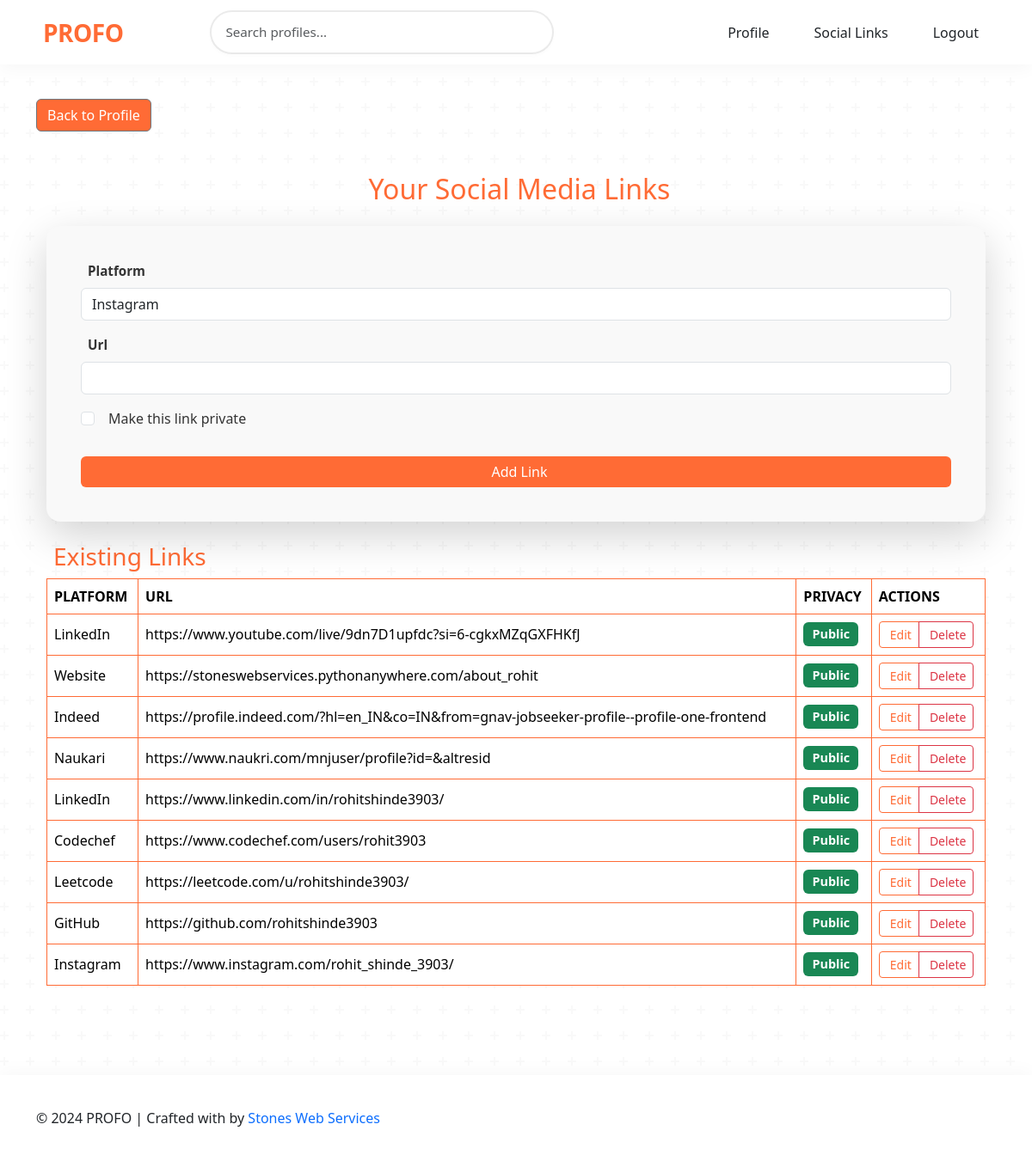
The app's page /users/social-links/ (signed in) with its own data.
### users/models.py (models this page shows, shortened)
class SocialMediaLink(models.Model):
    PLATFORM_CHOICES = [
        ('Facebook', 'Facebook'),
        ('Twitter', 'Twitter'),
        ('Instagram', 'Instagram'),
        ('LinkedIn', 'LinkedIn'),
        ('YouTube', 'YouTube'),
        ('GitHub', 'GitHub'),
        ('Website', 'Personal Website'),
        ('Leetcode', 'Leetcode'),
        ('Codechef', 'Codechef'),
        ('Naukari', 'Naukari'),
        ('Indeed', 'Indeed'),
        ('Other', 'Other'),
    ]
    user = models.ForeignKey(
        settings.AUTH_USER_MODEL,
        related_name='social_links',
        on_delete=models.CASCADE
    )
    platform = models.CharField(
        max_length=100,
        choices=PLATFORM_CHOICES,
        default='Instagram'
    )
    url = models.URLField(help_text="Enter the full URL (e.g., https://example.com)")
    description = models.CharField(
        max_length=255,
        blank=True,
        null=True,
        help_text="Optional description about the social media link"
    )
    click_count = models.PositiveIntegerField(default=0, editable=False)  # Track the number of clicks
    created_at = models.DateTimeField(auto_now_add=True)  # Automatically set the timestamp when created
    updated_at = models.DateTimeField(auto_now=True)  # Automatically update the timestamp when modified
    is_active = models.BooleanField(
        default=True,
        help_text="Uncheck this to disable the social media link."
    )
    is_private = models.BooleanField(
        default=False,
        help_text="Check this to make the link private."
    )
    class Meta:
        verbose_name = "Social Media Link"
        verbose_name_plural = "Social Media Links"
        ordering = ['-created_at']  # Default ordering: newest first

### users/views.py (the view)
# urls.py: path('social-links/', views.social_links, name='social_links'),  # Specific pattern
@login_required
def social_links(request):
    if request.method == 'POST':
        form = SocialMediaLinkForm(request.POST)
        if form.is_valid():
            social_link = form.save(commit=False)
            social_link.user = request.user
            try:
                if not validate_url(social_link.url):
                    raise ValidationError("Invalid URL format.")
            except ValidationError as e:
                form.add_error('url', str(e))
                messages.error(request, str(e))
                return render(request, 'users/social_links.html', {'form': form})
            if social_link.platform == 'Other':
                social_link.platform = form.cleaned_data['custom_platform']
            social_link.save()
            messages.success(request, 'Social media link added successfully!')
            return redirect('social_links')
    else:
        form = SocialMediaLinkForm()
    links = SocialMediaLink.objects.filter(user=request.user)
    return render(request, 'users/social_links.html', {'form': form, 'links': links})

### users/forms.py (shortened to what this page needs)
class SocialMediaLinkForm(forms.ModelForm):
    custom_platform = forms.CharField(
        max_length=100,
        required=False,
        widget=forms.TextInput(attrs={
            'class': 'form-control',
            'placeholder': 'Enter custom platform name'
        }),
    )
    class Meta:
        model = SocialMediaLink
        fields = ['platform', 'url', 'is_private']  # Added 'is_private'
        widgets = {
            'platform': forms.Select(attrs={'class': 'form-control'}),
            'url': forms.URLInput(attrs={'class': 'form-control'}),
            'is_private': forms.CheckboxInput(attrs={'class': 'form-check-input'}),
        }

### PROFO/context_processors.py (called while the page is built)
def unread_notifications_count(request):
    if request.user.is_authenticated:
        return {
            'unread_notifications_count': request.user.notifications.filter(is_read=False).count()
        }
    return {}

### users/templates/users/social_links.html (shortened to what this page needs)
{% extends 'users/base.html' %}
{% block content %}
{% if user.is_authenticated %}
<div class="d-flex float-left mt-0">
    <a href="{% url 'profile' user.username %}" style="color: #ffffff; background-color:#FF6B35" class="btn btn-secondary">Back to Profile</a>
</div>
{% endif %}
<div class="container mt-5 mb-5">
    <h2 class="text-center mb-4" style="color: #FF6B35;">
        Your Social Media Links
    </h2>
    <div class="card mb-4 shadow-lg p-4 border-0 rounded-4" style="background: #F9F9F9;">
        <div class="card-body">
            <form method="POST" class="needs-validation" novalidate>
                <div class="mb-3">
                    <label class="form-label fw-bold" for="{{ form.platform.id_for_label }}" style="color: #333;">
                        {{ form.platform.label }}
                    </label>
                    <div class="input-group">
                        {{ form.platform }}
                    </div>
                </div>
                <div class="mb-3">
                    <label class="form-label fw-bold" for="{{ form.url.id_for_label }}" style="color: #333;">
                        {{ form.url.label }}
                    </label>
                    <div class="input-group">
                        {{ form.url }}
                    </div>
                </div>
                <div class="mb-3 form-check">
                    {{ form.is_private }}
                    <label class="form-check-label" for="{{ form.is_private.id_for_label }}" style="color: #333;">
                        Make this link private
                    </label>
                </div>
                <button type="submit" class="btn btn-orange w-100 mt-3">
                     Add Link
                </button>
            </form>
        </div>
    </div>
<h3 class="text-orange">Existing Links</h3>
<div class="table-responsive">
    <table class="table table-hover table-bordered rounded">
        <thead class="table-header">
            <tr>
                <th> Platform</th>
                <th> URL</th>
                <th> Privacy</th>
                <th> Actions</th>
            </tr>
        </thead>
        <tbody>
            {% for link in user.social_links.all %}
                <tr>
                    <td class="table-cell">{{ link.platform }}</td>
                    <td class="table-cell">
                        <span class="d-none d-sm-inline">{{ link.url }}</span>
                    </td>
                    <td class="table-cell">
                        {% if link.is_private %}
                            <span class="badge bg-danger">Private</span>
                        {% else %}
                            <span class="badge bg-success">Public</span>
                        {% endif %}
                    </td>
                    <td class="table-cell">
                        <div class="btn-group btn-group-sm">
                            <a href="{% url 'edit_social_link' link.id %}" class="btn btn-outline-warning">
                                 Edit
                            </a>
                            <a href="{% url 'delete_social_link' link.id %}" class="btn btn-outline-danger">
                                 Delete
                            </a>
                        </div>
                    </td>
                </tr>
            {% endfor %}
        </tbody>
    </table>
</div>
{% endblock %}

### users/templates/users/base.html (style rules this page uses)
:root { --primary-color: #ff6b35; --primary-hover: #ff8659; --secondary-color: #2b2d42; --body-bg: #ffffff; --nav-height: 75px; }
body { background-color: var(--body-bg); background-image: var(--texture-overlay); min-height: 100vh; display: flex; flex-direction: column; }

### users/templates/users/social_links.html (style rules this page uses)
.table-header { background: #FF6B35; color: #FFF; text-transform: uppercase; border-top-left-radius: 8px; border-top-right-radius: 8px; }
.table-cell { color: #333; padding: 12px; vertical-align: middle; }
.table { background-color: #FFF; border: 1px solid #FF6B35; border-radius: 8px; }
.btn-outline-warning { border-color: #FF6B35; color: #FF6B35; }
.btn-outline-danger { border-color: #DC3545; color: #DC3545; }
.badge { padding: 0.5em 0.7em; font-size: 0.9em; }
.bg-success { background-color: #28A745; }
.text-orange { color: #FF6B35; }
.btn-orange { background-color: #FF6B35; color: white; border: none; }
.form-label { font-size: 0.95rem; }

### records on screen
SocialMediaLink: platform "LinkedIn", url "https://www.youtube.com/live/9dn7D1upfdc?si=6-cgkxMZqGXFHKfJ", is_private "Public"
SocialMediaLink: platform "Website", url "https://stoneswebservices.pythonanywhere.com/about_rohit", is_private "Public"
SocialMediaLink: platform "Indeed", url "https://profile.indeed.com/?hl=en_IN&co=IN&from=gnav-jobseeker-profile--profile-one-frontend", is_private "Public"
SocialMediaLink: platform "Naukari", url "https://www.naukri.com/mnjuser/profile?id=&altresid", is_private "Public"
SocialMediaLink: platform "LinkedIn", url "https://www.linkedin.com/in/rohitshinde3903/", is_private "Public"
SocialMediaLink: platform "Codechef", url "https://www.codechef.com/users/rohit3903", is_private "Public"
SocialMediaLink: platform "Leetcode", url "https://leetcode.com/u/rohitshinde3903/", is_private "Public"
SocialMediaLink: platform "GitHub", url "https://github.com/rohitshinde3903", is_private "Public"
SocialMediaLink: platform "Instagram", url "https://www.instagram.com/rohit_shinde_3903/", is_private "Public"
